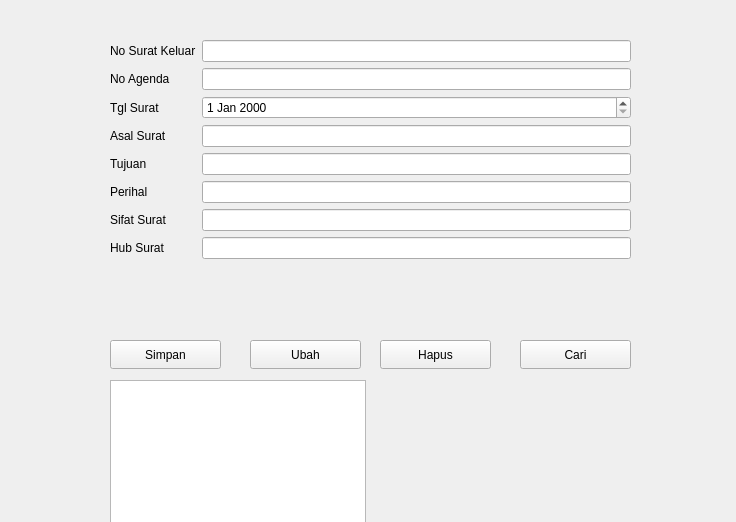
<?xml version="1.0" encoding="UTF-8"?>
<ui version="4.0">
 <class>formSuratKeluar</class>
 <widget class="QWidget" name="formSuratKeluar">
  <property name="geometry">
   <rect>
    <x>0</x>
    <y>0</y>
    <width>736</width>
    <height>522</height>
   </rect>
  </property>
  <property name="windowTitle">
   <string>Form</string>
  </property>
  <widget class="QWidget" name="formLayoutWidget">
   <property name="geometry">
    <rect>
     <x>110</x>
     <y>40</y>
     <width>521</width>
     <height>281</height>
    </rect>
   </property>
   <layout class="QFormLayout" name="formLayout">
    <item row="0" column="0">
     <widget class="QLabel" name="noSuratKeluarLabel">
      <property name="text">
       <string>No Surat Keluar</string>
      </property>
     </widget>
    </item>
    <item row="0" column="1">
     <widget class="QLineEdit" name="noSuratKeluarLineEdit"/>
    </item>
    <item row="1" column="0">
     <widget class="QLabel" name="noAgendaLabel">
      <property name="text">
       <string>No Agenda</string>
      </property>
     </widget>
    </item>
    <item row="1" column="1">
     <widget class="QLineEdit" name="noAgendaLineEdit"/>
    </item>
    <item row="2" column="0">
     <widget class="QLabel" name="tglSuratLabel">
      <property name="text">
       <string>Tgl Surat</string>
      </property>
     </widget>
    </item>
    <item row="2" column="1">
     <widget class="QDateEdit" name="tglSuratDateEdit"/>
    </item>
    <item row="3" column="0">
     <widget class="QLabel" name="asalSuratLabel">
      <property name="text">
       <string>Asal Surat</string>
      </property>
     </widget>
    </item>
    <item row="3" column="1">
     <widget class="QLineEdit" name="asalSuratLineEdit"/>
    </item>
    <item row="4" column="0">
     <widget class="QLabel" name="tujuanLabel">
      <property name="text">
       <string>Tujuan</string>
      </property>
     </widget>
    </item>
    <item row="4" column="1">
     <widget class="QLineEdit" name="tujuanLineEdit"/>
    </item>
    <item row="5" column="0">
     <widget class="QLabel" name="perihalLabel">
      <property name="text">
       <string>Perihal</string>
      </property>
     </widget>
    </item>
    <item row="5" column="1">
     <widget class="QLineEdit" name="perihalLineEdit"/>
    </item>
    <item row="6" column="0">
     <widget class="QLabel" name="sifatSuratLabel">
      <property name="text">
       <string>Sifat Surat</string>
      </property>
     </widget>
    </item>
    <item row="6" column="1">
     <widget class="QLineEdit" name="sifatSuratLineEdit"/>
    </item>
    <item row="7" column="0">
     <widget class="QLabel" name="hubSuratLabel">
      <property name="text">
       <string>Hub Surat</string>
      </property>
     </widget>
    </item>
    <item row="7" column="1">
     <widget class="QLineEdit" name="hubSuratLineEdit"/>
    </item>
   </layout>
  </widget>
  <widget class="QPushButton" name="pushButton">
   <property name="geometry">
    <rect>
     <x>110</x>
     <y>340</y>
     <width>111</width>
     <height>29</height>
    </rect>
   </property>
   <property name="text">
    <string>Simpan</string>
   </property>
  </widget>
  <widget class="QPushButton" name="pushButton_2">
   <property name="geometry">
    <rect>
     <x>250</x>
     <y>340</y>
     <width>111</width>
     <height>29</height>
    </rect>
   </property>
   <property name="text">
    <string>Ubah</string>
   </property>
  </widget>
  <widget class="QPushButton" name="pushButton_3">
   <property name="geometry">
    <rect>
     <x>380</x>
     <y>340</y>
     <width>111</width>
     <height>29</height>
    </rect>
   </property>
   <property name="text">
    <string>Hapus</string>
   </property>
  </widget>
  <widget class="QPushButton" name="pushButton_4">
   <property name="geometry">
    <rect>
     <x>520</x>
     <y>340</y>
     <width>111</width>
     <height>29</height>
    </rect>
   </property>
   <property name="text">
    <string>Cari</string>
   </property>
  </widget>
  <widget class="QTableView" name="tableSrtKlr">
   <property name="geometry">
    <rect>
     <x>110</x>
     <y>380</y>
     <width>256</width>
     <height>192</height>
    </rect>
   </property>
  </widget>
 </widget>
 <resources/>
 <connections/>
</ui>
